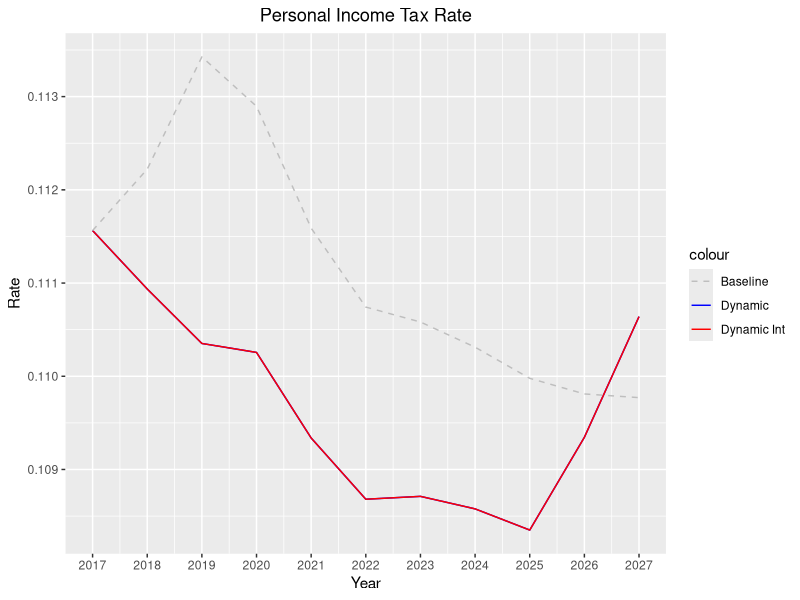
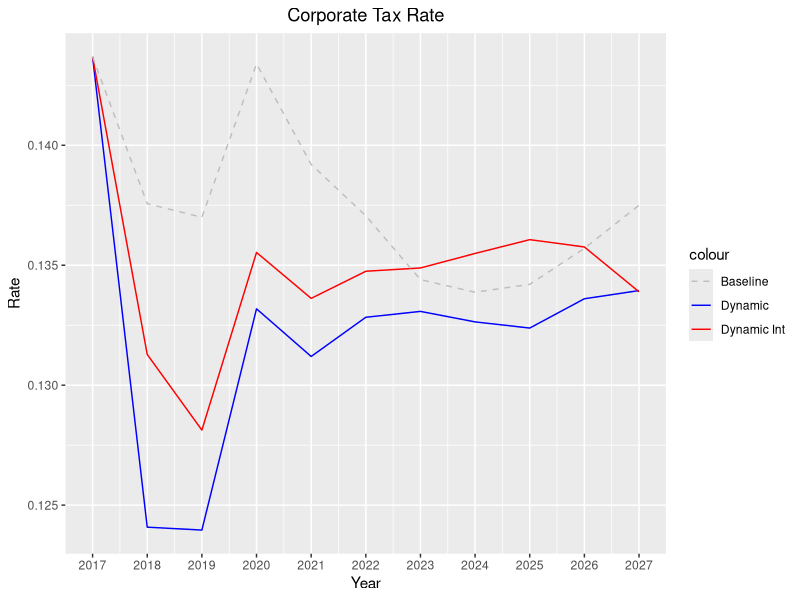
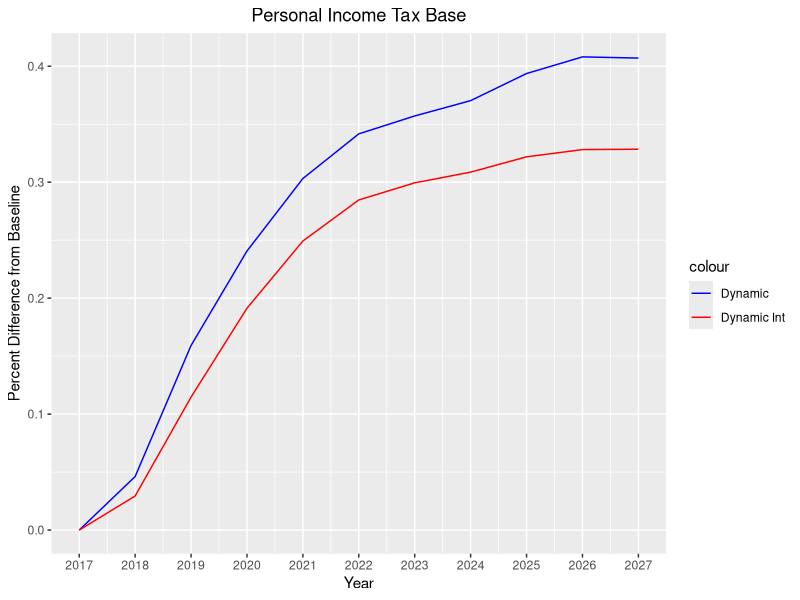
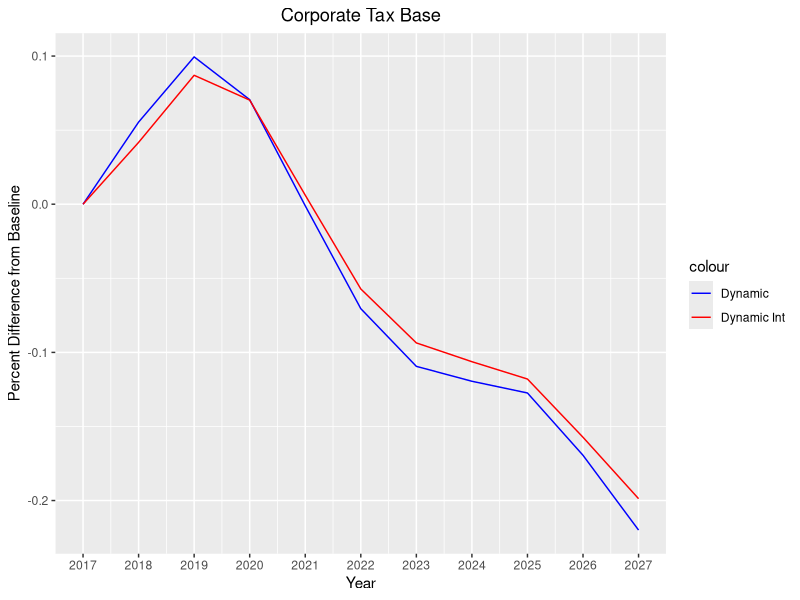
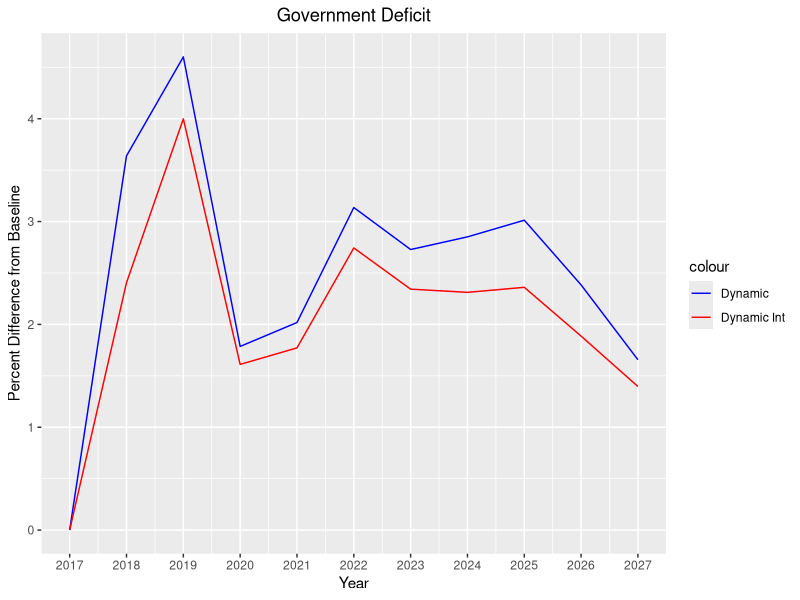
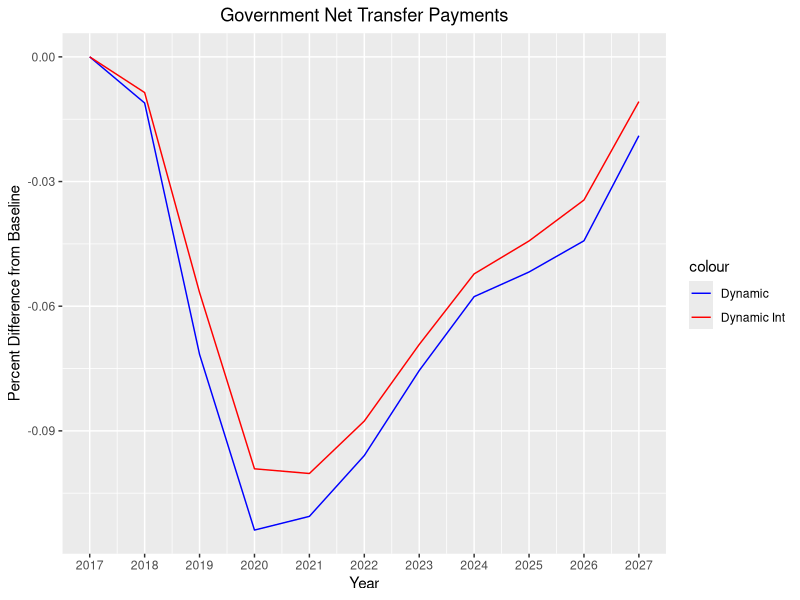
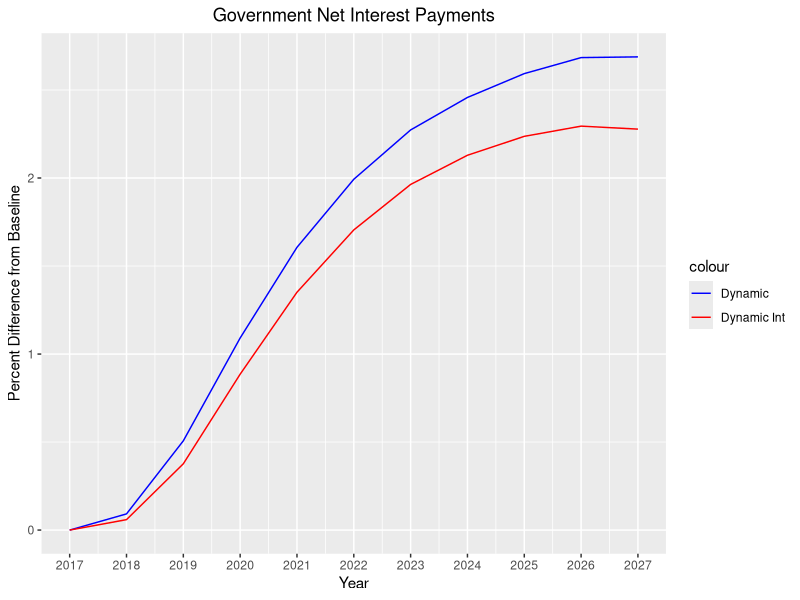
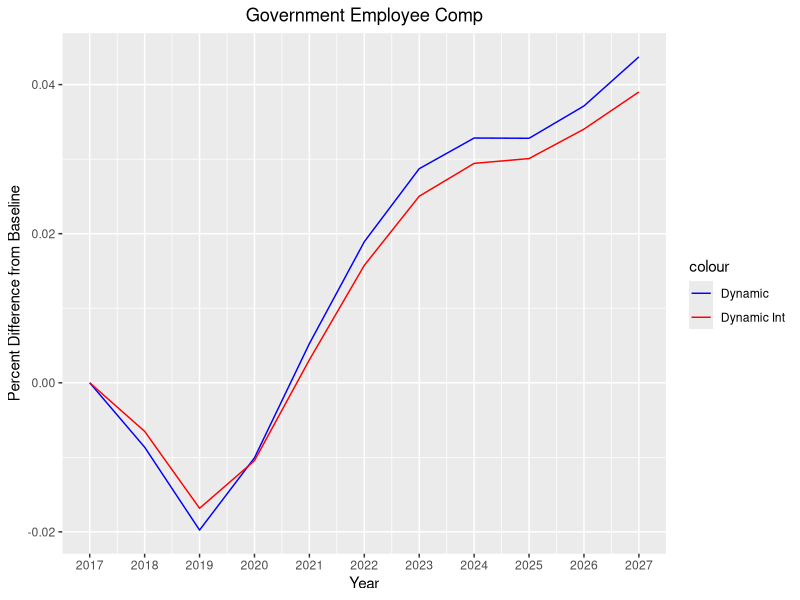

The R script that drew these images, in order:
## ---- chunk 1
knitr::opts_chunk$set(echo = FALSE)
library(readr)
library(ggplot2)
## ---- chunk 2

dynamic <- read_csv("dynamic_econ.csv", show_col_types = FALSE)
dynamic_int <- read_csv("dynamic_econ_int.csv", show_col_types = FALSE)
baseline <- read_csv("baseline_econ.csv", show_col_types = FALSE)

colnames(dynamic)[c(1)] <- c("year")
colnames(dynamic_int)[c(1)] <- c("year")
colnames(baseline)[c(1)] <- c("year")

## ---- chunk 3

cbo <- read_csv("cbo_dynamic_econ.csv", show_col_types = FALSE)
colnames(cbo)[c(1)] <- c("year")


## ---- chunk 4

ggplot() +
  geom_line(data = dynamic, aes(x = year, y = TRP, color = "Dynamic")) +
  geom_line(data = dynamic_int, aes(x = year, y = TRP, color = "Dynamic Int")) +
  geom_line(data = baseline, aes(x = year, y = TRP, color = "Baseline"), linetype = "dashed") +
  labs(title = "Personal Income Tax Rate", x = "Year", y = "Rate") +
  scale_color_manual(values = c("Dynamic" = "blue", "Baseline" = "gray", "Dynamic Int" = "red")) +
  theme(plot.title = element_text(hjust = 0.5)) +
  scale_x_continuous(breaks = 2017:2027, labels = as.character(2017:2027))

## ---- chunk 5

ggplot() +
  geom_line(data = dynamic, aes(x = year, y = TRCI, color = "Dynamic")) +
  geom_line(data = dynamic_int, aes(x = year, y = TRCI, color = "Dynamic Int")) +
  geom_line(data = baseline, aes(x = year, y = TRCI, color = "Baseline"), linetype = "dashed") +
  labs(title = "Corporate Tax Rate", x = "Year", y = "Rate") +
  scale_color_manual(values = c("Dynamic" = "blue", "Baseline" = "gray", "Dynamic Int" = "red")) +
  theme(plot.title = element_text(hjust = 0.5)) +
  scale_x_continuous(breaks = 2017:2027, labels = as.character(2017:2027))

## ---- chunk 6

dynamic$trp_base_delta <- (dynamic$TRP_Base/baseline$TRP_Base -1)*100
dynamic_int$trp_base_delta <- (dynamic_int$TRP_Base/baseline$TRP_Base -1)*100

ggplot() +
  geom_line(data = dynamic, aes(x = year, y = trp_base_delta, color = "Dynamic")) +
  geom_line(data = dynamic_int, aes(x = year, y = trp_base_delta, color = "Dynamic Int")) +
  labs(title = "Personal Income Tax Base", x = "Year", y = "Percent Difference from Baseline") +
  scale_color_manual(values = c("Dynamic" = "blue", "Dynamic Int" = "red")) +
  theme(plot.title = element_text(hjust = 0.5)) +
  scale_x_continuous(breaks = 2017:2027, labels = as.character(2017:2027))

## ---- chunk 7

dynamic$trci_base_delta <- (dynamic$TRCI_Base/baseline$TRCI_Base -1)*100
dynamic_int$trci_base_delta <- (dynamic_int$TRCI_Base/baseline$TRCI_Base -1)*100

ggplot() +
  geom_line(data = dynamic, aes(x = year, y = trci_base_delta, color = "Dynamic")) +
  geom_line(data = dynamic_int, aes(x = year, y = trci_base_delta, color = "Dynamic Int")) +
  labs(title = "Corporate Tax Base", x = "Year", y = "Percent Difference from Baseline") +
  scale_color_manual(values = c("Dynamic" = "blue", "Dynamic Int" = "red")) +
  theme(plot.title = element_text(hjust = 0.5)) +
  scale_x_continuous(breaks = 2017:2027, labels = as.character(2017:2027))

## ---- chunk 8

dynamic$gfsrpn_delta <- (-dynamic$GFSRPN/-baseline$GFSRPN -1)*100
dynamic_int$gfsrpn_delta <- (-dynamic_int$GFSRPN/-baseline$GFSRPN -1)*100

ggplot() +
  geom_line(data = dynamic, aes(x = year, y = gfsrpn_delta, color = "Dynamic")) +
  geom_line(data = dynamic_int, aes(x = year, y = gfsrpn_delta, color = "Dynamic Int")) +
  labs(title = "Government Deficit", x = "Year", y = "Percent Difference from Baseline") +
  scale_color_manual(values = c("Dynamic" = "blue", "Dynamic Int" = "red")) +
  theme(plot.title = element_text(hjust = 0.5)) +
  scale_x_continuous(breaks = 2017:2027, labels = as.character(2017:2027))

## ---- chunk 9

dynamic$gtn_delta <- (dynamic$GTN/baseline$GTN -1)*100
dynamic_int$gtn_delta <- (dynamic_int$GTN/baseline$GTN -1)*100

ggplot() +
  geom_line(data = dynamic, aes(x = year, y = gtn_delta, color = "Dynamic")) +
  geom_line(data = dynamic_int, aes(x = year, y = gtn_delta, color = "Dynamic Int")) +
  labs(title = "Government Net Transfer Payments", x = "Year", y = "Percent Difference from Baseline") +
  scale_color_manual(values = c("Dynamic" = "blue", "Dynamic Int" = "red")) +
  theme(plot.title = element_text(hjust = 0.5)) +
  scale_x_continuous(breaks = 2017:2027, labels = as.character(2017:2027))

## ---- chunk 10

dynamic$gfintn_delta <- (dynamic$GFINTN/baseline$GFINTN -1)*100
dynamic_int$gfintn_delta <- (dynamic_int$GFINTN/baseline$GFINTN -1)*100

ggplot() +
  geom_line(data = dynamic, aes(x = year, y = gfintn_delta, color = "Dynamic")) +
  geom_line(data = dynamic_int, aes(x = year, y = gfintn_delta, color = "Dynamic Int")) +
  labs(title = "Government Net Interest Payments", x = "Year", y = "Percent Difference from Baseline") +
  scale_color_manual(values = c("Dynamic" = "blue", "Dynamic Int" = "red")) +
  theme(plot.title = element_text(hjust = 0.5)) +
  scale_x_continuous(breaks = 2017:2027, labels = as.character(2017:2027))

## ---- chunk 11

dynamic$egfln_delta <- (dynamic$EGFLN/baseline$EGFLN -1)*100
dynamic_int$egfln_delta <- (dynamic_int$EGFLN/baseline$EGFLN -1)*100

ggplot() +
  geom_line(data = dynamic, aes(x = year, y = egfln_delta, color = "Dynamic")) +
  geom_line(data = dynamic_int, aes(x = year, y = egfln_delta, color = "Dynamic Int")) +
  labs(title = "Government Employee Comp", x = "Year", y = "Percent Difference from Baseline") +
  scale_color_manual(values = c("Dynamic" = "blue", "Dynamic Int" = "red")) +
  theme(plot.title = element_text(hjust = 0.5)) +
  scale_x_continuous(breaks = 2017:2027, labels = as.character(2017:2027))

## ---- chunk 12

dynamic$egfe_delta <- (dynamic$EGFE/baseline$EGFE -1)*100
dynamic_int$egfe_delta <- (dynamic_int$EGFE/baseline$EGFE -1)*100

ggplot() +
  geom_line(data = dynamic, aes(x = year, y = egfe_delta, color = "Dynamic")) +
  geom_line(data = dynamic_int, aes(x = year, y = egfe_delta, color = "Dynamic Int")) +
  labs(title = "Government Expenditures", x = "Year", y = "Percent Difference from Baseline") +
  scale_color_manual(values = c("Dynamic" = "blue", "Dynamic Int" = "red")) +
  theme(plot.title = element_text(hjust = 0.5)) +
  scale_x_continuous(breaks = 2017:2027, labels = as.character(2017:2027))

## ---- chunk 13

dynamic$real_gdp_delta <- (dynamic$XGDP/baseline$XGDP -1)*100
dynamic_int$real_gdp_delta <- (dynamic_int$XGDP/baseline$XGDP -1)*100

ggplot() +
  geom_line(data = dynamic, aes(x = year, y = real_gdp_delta, color = "Dynamic")) +
  geom_line(data = dynamic_int, aes(x = year, y = real_gdp_delta, color = "Dynamic Int")) +
  geom_line(data = cbo, aes(x = year, y = XGDP_cbo, color = "CBO"), linetype = "dashed" ) +
  labs(title = "Real GDP", x = "Year", y = "Percent Difference from Baseline") +
  scale_color_manual(values = c("Dynamic" = "blue", "Dynamic Int" = "red", "CBO" = "black")) +
  theme(plot.title = element_text(hjust = 0.5)) +
  scale_x_continuous(breaks = 2017:2027, labels = as.character(2017:2027))


## ---- chunk 14

dynamic$cons_delta <- (dynamic$ECNIA/baseline$ECNIA -1)*100
dynamic_int$cons_delta <- (dynamic_int$ECNIA/baseline$ECNIA -1)*100

ggplot() +
  geom_line(data = dynamic, aes(x = year, y = cons_delta, color = "Dynamic")) +
  geom_line(data = dynamic_int, aes(x = year, y = cons_delta, color = "Dynamic Int")) +
  geom_line(data = cbo, aes(x = year, y = ECNIA_cbo, color = "CBO"), linetype = "dashed") +
  labs(title = "Real PCE", x = "Year", y = "Percent Difference from Baseline") +
  scale_color_manual(values = c("Dynamic" = "blue", "Dynamic Int" = "red", "CBO" = "black")) +
  theme(plot.title = element_text(hjust = 0.5)) +
  scale_x_continuous(breaks = 2017:2027, labels = as.character(2017:2027))


## ---- chunk 15

dynamic$bfi_delta <- (dynamic$EBFI/baseline$EBFI -1)*100
dynamic_int$bfi_delta <- (dynamic_int$EBFI/baseline$EBFI -1)*100

ggplot() +
  geom_line(data = dynamic, aes(x = year, y = bfi_delta, color = "Dynamic")) +
  geom_line(data = dynamic_int, aes(x = year, y = bfi_delta, color = "Dynamic Int")) +
  geom_line(data = cbo, aes(x = year, y = EBFI_cbo, color = "CBO"), linetype = "dashed") +
  labs(title = "Real Business Fixed Investment", x = "Year", y = "Percent Difference from Baseline") +
  scale_color_manual(values = c("Dynamic" = "blue", "Dynamic Int" = "red", "CBO" = "black")) +
  theme(plot.title = element_text(hjust = 0.5)) +
  scale_x_continuous(breaks = 2017:2027, labels = as.character(2017:2027))


## ---- chunk 16

dynamic$resi_delta <- (dynamic$EH/baseline$EH -1)*100
dynamic_int$resi_delta <- (dynamic_int$EH/baseline$EH -1)*100

ggplot() +
  geom_line(data = dynamic, aes(x = year, y = resi_delta, color = "Dynamic")) +
  geom_line(data = dynamic_int, aes(x = year, y = resi_delta, color = "Dynamic Int")) +
  geom_line(data = cbo, aes(x = year, y = EH_cbo, color = "CBO"), , linetype = "dashed") +
  labs(title = "Real Residential Investment", x = "Year", y = "Percent Difference from Baseline") +
  scale_color_manual(values = c("Dynamic" = "blue", "Dynamic Int" = "red", "CBO" = "black")) +
  theme(plot.title = element_text(hjust = 0.5)) +
  scale_x_continuous(breaks = 2017:2027, labels = as.character(2017:2027))


## ---- chunk 17

dynamic$imports_delta <- (dynamic$EM/baseline$EM -1)*100
dynamic_int$imports_delta <- (dynamic_int$EM/baseline$EM -1)*100

ggplot() +
  geom_line(data = dynamic, aes(x = year, y = imports_delta, color = "Dynamic")) +
  geom_line(data = dynamic_int, aes(x = year, y = imports_delta, color = "Dynamic Int")) +
  geom_line(data = cbo, aes(x = year, y = EM_cbo, color = "CBO"), , linetype = "dashed") +
  labs(title = "Real Imports", x = "Year", y = "Percent Difference from Baseline") +
  scale_color_manual(values = c("Dynamic" = "blue", "Dynamic Int" = "red", "CBO" = "black")) +
  theme(plot.title = element_text(hjust = 0.5)) +
  scale_x_continuous(breaks = 2017:2027, labels = as.character(2017:2027))


## ---- chunk 18

dynamic$exports_delta <- (dynamic$EX/baseline$EX -1)*100
dynamic_int$exports_delta <- (dynamic_int$EX/baseline$EX -1)*100

ggplot() +
  geom_line(data = dynamic, aes(x = year, y = exports_delta, color = "Dynamic")) +
  geom_line(data = dynamic_int, aes(x = year, y = exports_delta, color = "Dynamic Int")) +
  geom_line(data = cbo, aes(x = year, y = EX_cbo, color = "CBO"), linetype = "dashed") +
  labs(title = "Real Exports", x = "Year", y = "Percent Difference from Baseline") +
  scale_color_manual(values = c("Dynamic" = "blue", "Dynamic Int" = "red", "CBO" = "black")) +
  theme(plot.title = element_text(hjust = 0.5)) +
  scale_x_continuous(breaks = 2017:2027, labels = as.character(2017:2027))


## ---- chunk 19

dynamic$lfpr_delta <- dynamic$LFPR - baseline$LFPR
dynamic_int$lfpr_delta <- dynamic_int$LFPR - baseline$LFPR


ggplot() +
  geom_line(data = dynamic, aes(x = year, y = lfpr_delta, color = "Dynamic")) +
  geom_line(data = dynamic_int, aes(x = year, y = lfpr_delta, color = "Dynamic Int")) +
  labs(title = "LFPR", x = "Year", y = "Difference from Baseline (p.p.)") +
  scale_color_manual(values = c("Dynamic" = "blue", "Dynamic Int" = "red")) +
  theme(plot.title = element_text(hjust = 0.5)) +
  scale_x_continuous(breaks = 2017:2027, labels = as.character(2017:2027))

## ---- chunk 20

dynamic$urate_delta <- dynamic$LUR - baseline$LUR
dynamic_int$urate_delta <- dynamic_int$LUR - baseline$LUR

ggplot() +
  geom_line(data = dynamic, aes(x = year, y = urate_delta, color = "Dynamic")) +
  geom_line(data = dynamic_int, aes(x = year, y = urate_delta, color = "Dynamic Int")) +
  geom_line(data = cbo, aes(x = year, y = LUR_cbo, color = "CBO"), linetype = "dashed" ) +
  labs(title = "Unemployment Rate", x = "Year", y = "Difference from Baseline (p.p.)") +
  scale_color_manual(values = c("Dynamic" = "blue", "Dynamic Int" = "red", "CBO" = "black")) +
  theme(plot.title = element_text(hjust = 0.5)) +
  scale_x_continuous(breaks = 2017:2027, labels = as.character(2017:2027))

## ---- chunk 21

dynamic$emp_delta <- (dynamic$LEH/baseline$LEH -1)*100
dynamic_int$emp_delta <- (dynamic_int$LEH/baseline$LEH -1)*100

ggplot() +
  geom_line(data = dynamic, aes(x = year, y = emp_delta, color = "Dynamic")) +
  geom_line(data = dynamic_int, aes(x = year, y = emp_delta, color = "Dynamic Int")) +
  geom_line(data = cbo, aes(x = year, y = nonfarm_cbo, color = "CBO"), linetype = "dashed") +
  labs(title = "Employment", x = "Year", y = "Percent Difference from Baseline") +
  scale_color_manual(values = c("Dynamic" = "blue", "Dynamic Int" = "red", "CBO" = "black")) +
  theme(plot.title = element_text(hjust = 0.5)) +
  scale_x_continuous(breaks = 2017:2027, labels = as.character(2017:2027))

## ---- chunk 22

dynamic$picnia_delta <- (dynamic$PICNIA/baseline$PICNIA -1)*100
dynamic_int$picnia_delta <- (dynamic_int$PICNIA/baseline$PICNIA -1)*100

ggplot() +
  geom_line(data = dynamic, aes(x = year, y = picnia_delta, color = "Dynamic")) +
  geom_line(data = dynamic_int, aes(x = year, y = picnia_delta, color = "Dynamic Int")) +
  geom_line(data = cbo, aes(x = year, y = PICNIA_cbo, color = "CBO"), linetype = "dashed") +
  labs(title = "PCE inflation", x = "Year", y = "Percent Difference from Baseline") +
  scale_color_manual(values = c("Dynamic" = "blue", "Dynamic Int" = "red", "CBO" = "black")) +
  theme(plot.title = element_text(hjust = 0.5)) +
  scale_x_continuous(breaks = 2017:2027, labels = as.character(2017:2027))

## ---- chunk 23

dynamic$fedfunds_delta <- dynamic$RFF - baseline$RFF
dynamic_int$fedfunds_delta <- dynamic_int$RFF - baseline$RFF

ggplot() +
  geom_line(data = dynamic, aes(x = year, y = fedfunds_delta, color = "Dynamic")) +
  geom_line(data = dynamic_int, aes(x = year, y = fedfunds_delta, color = "Dynamic Int")) +
  geom_line(data = cbo, aes(x = year, y = RFF_cbo, color = "CBO"), linetype = "dashed") +
  labs(title = "Federal Funds Rate", x = "Year", y = "Difference from Baseline (p.p.)") +
  scale_color_manual(values = c("Dynamic" = "blue", "Dynamic Int" = "red", "CBO" = "black")) +
  theme(plot.title = element_text(hjust = 0.5)) +
  scale_x_continuous(breaks = 2017:2027, labels = as.character(2017:2027))

## ---- chunk 24

dynamic$threemo_delta <- dynamic$RTB - baseline$RTB
dynamic_int$threemo_delta <- dynamic_int$RTB - baseline$RTB

ggplot() +
  geom_line(data = dynamic, aes(x = year, y = threemo_delta, color = "Dynamic")) +
  geom_line(data = dynamic_int, aes(x = year, y = threemo_delta, color = "Dynamic Int")) +
  geom_line(data = cbo, aes(x = year, y = RTB_cbo, color = "CBO"), linetype = "dashed") +
  labs(title = "3-Month Treasury Bill", x = "Year", y = "Difference from Baseline (p.p.)") +
  scale_color_manual(values = c("Dynamic" = "blue", "Dynamic Int" = "red", "CBO" = "black")) +
  theme(plot.title = element_text(hjust = 0.5)) +
  scale_x_continuous(breaks = 2017:2027, labels = as.character(2017:2027))

## ---- chunk 25

dynamic$tenyr_delta <- dynamic$RG10 - baseline$RG10
dynamic_int$tenyr_delta <- dynamic_int$RG10 - baseline$RG10

ggplot() +
  geom_line(data = dynamic, aes(x = year, y = tenyr_delta, color = "Dynamic")) +
  geom_line(data = dynamic_int, aes(x = year, y = tenyr_delta, color = "Dynamic Int")) +
  geom_line(data = cbo, aes(x = year, y = RG10_cbo, color = "CBO"), linetype = "dashed") +
  labs(title = "10-Year Treasury Note", x = "Year", y = "Difference from Baseline (p.p.)") +
  scale_color_manual(values = c("Dynamic" = "blue", "Dynamic Int" = "red", "CBO" = "black")) +
  theme(plot.title = element_text(hjust = 0.5)) +
  scale_x_continuous(breaks = 2017:2027, labels = as.character(2017:2027))

